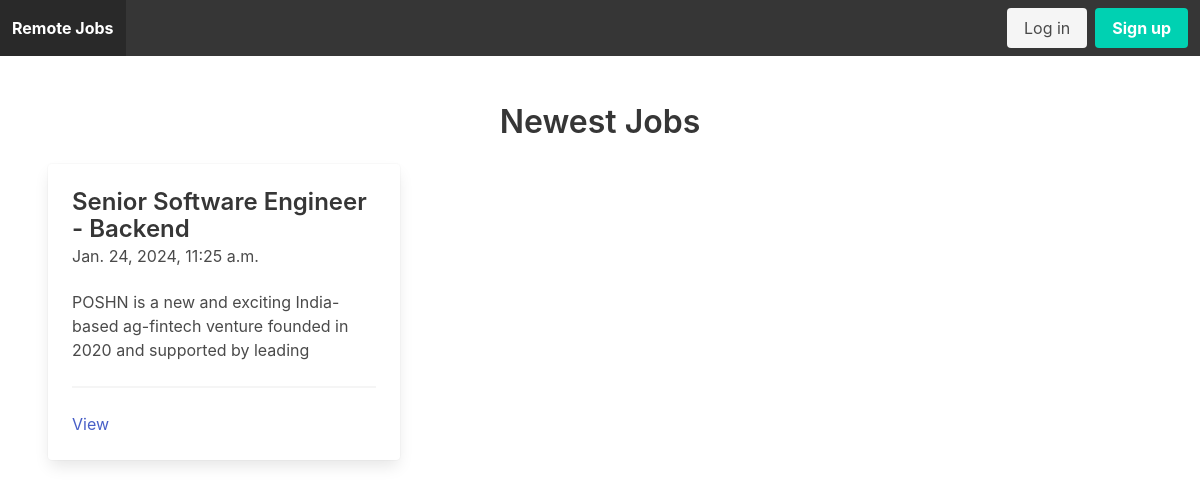
Before: / with the older database file.
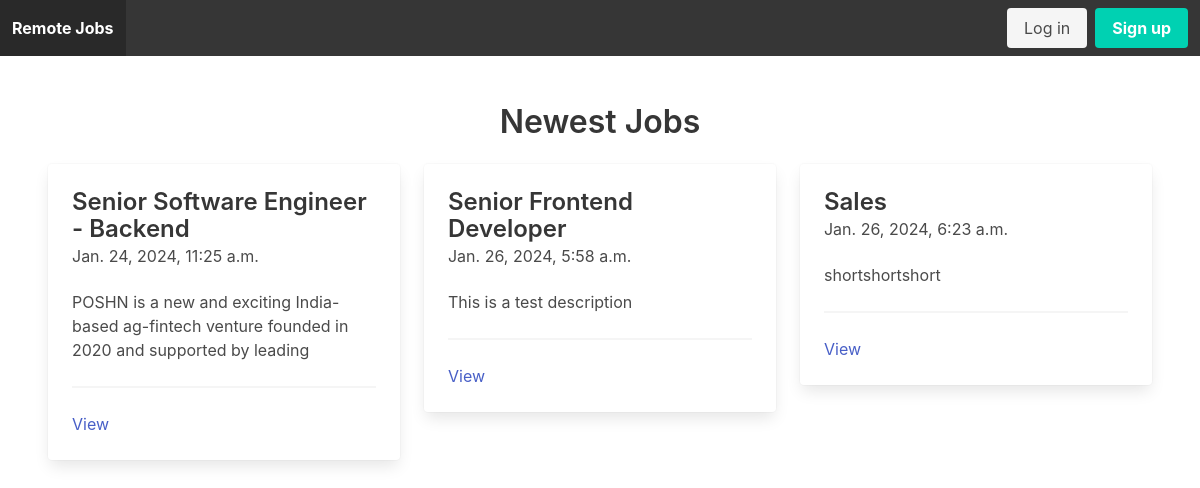
After: the same page with the newer database file.
### apps/job/models.py (models this page shows, shortened)
class Job(models.Model):
    title = models.CharField(max_length=100)
    short_description = models.TextField()
    long_description = models.TextField(blank=True, null=True)
    created_at = models.DateTimeField(auto_now_add=True)
    updated_at = models.DateTimeField(auto_now=True)
    created_by = models.ForeignKey(
        User, related_name='jobs', on_delete=models.CASCADE)

### apps/core/views.py (the view)
# urls.py: path('', frontpage, name='frontpage'),
def frontpage(request):
    jobs = Job.objects.all()[0:3]
    return render(request, 'core/frontPage.html', {'jobs': jobs})

### templates/core/frontPage.html (shortened to what this page needs)
{% extends 'core/base.html' %}
{% block content %}
    <h2 class="title has-text-centered">Newest Jobs</h2>
    <div class="columns">
        {% for job in jobs %}
        <div class="column is-4">
            <div class="card">
                <div class="card-content">
                    <div class="media">
                        <div class="media-content">
                            <p class="title is-4">
                                {{ job.title }}
                            </p>
                            <p class="subtitle is-6">
                                {{ job.created_at }}
                            </p>
                        </div>
                    </div>
                        <div class="content">
                            {{ job.short_description }}
                            <hr>
                            <a href={% url 'job_detail' job.id %}>View</a>
                        </div>
                    </div>
                </div>
            </div>
            {% endfor %}
    </div>
{% endblock %}

### templates/core/base.html (shortened to what this page needs)
<!DOCTYPE html>
<html lang="en">
<head>
    <link rel="stylesheet" href="https://cdn.jsdelivr.net/npm/bulma@0.9.0/css/bulma.min.css">
</head>
<body>
    <nav class="navbar is-dark">
        <div class="navbar-brand">
            <a href="/" class="navbar-item"><strong>Remote Jobs</strong></a>
        </div>
        <div class="navbar-menu">
            <div class="navbar-end">
                <div class="navbar-item">
                    <div class="buttons">
                        {% if user.is_authenticated %}
                        <form method="post" action="{% url 'logout' %}">
                            {% csrf_token %}
                            <button type="submit" class="button is-danger"> <strong>Log out</strong> </button>
                        </form>
                        {% else %}
                        <a href="{% url 'login' %}" class="button is-light">
                            Log in</a>
                        <a href="{% url 'signup' %}" class="button is-primary">
                            <strong>Sign up</strong></a>
                        {% endif %}
                    </div>
                </div>
            </div>
        </div>
    </nav>
    <section class="section">
        {% block content %}
        {% endblock %}
    </section>
</body>
</html>

Changed rows visible on the page:
added Job: title "Senior Frontend Developer", created_at "Jan. 26, 2024, 5:58 a.m.", short_description "This is a test description"
added Job: title "Sales", created_at "Jan. 26, 2024, 6:23 a.m.", short_description "shortshortshort"
